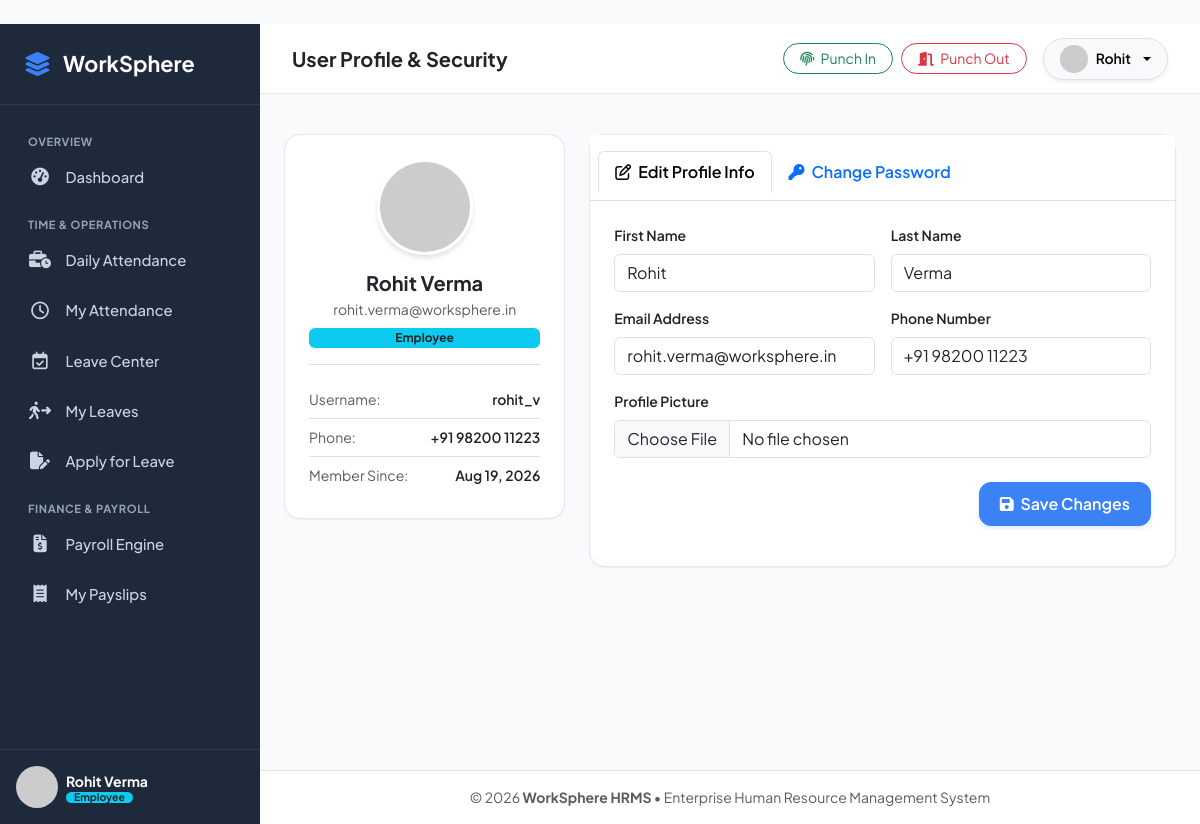
/accounts/profile/ (signed in), run on the app's committed database.
### accounts/models.py (models this page shows, shortened)
class User(AbstractUser):
    role = models.CharField(
        max_length=20,
        choices=UserRole.choices,
        default=UserRole.EMPLOYEE,
        help_text="Role determining access permissions within WorkSphere."
    )
    phone = models.CharField(max_length=20, blank=True, null=True)
    profile_picture = models.ImageField(upload_to='avatars/', blank=True, null=True)
    is_verified = models.BooleanField(default=True)
    created_at = models.DateTimeField(auto_now_add=True)
    updated_at = models.DateTimeField(auto_now=True)
    @property
    def get_role_badge(self):
        badges = {
            UserRole.ADMIN: 'bg-danger',
            UserRole.HR: 'bg-primary',
            UserRole.EMPLOYEE: 'bg-info text-dark',
        }
        return badges.get(self.role, 'bg-secondary')
    @property
    def get_avatar_url(self):
        if self.profile_picture and hasattr(self.profile_picture, 'url'):
            return self.profile_picture.url
        return f"https://ui-avatars.com/api/?name={self.get_full_name() or self.username}&background=2563eb&color=fff"

### accounts/views.py (the view)
# urls.py: path('profile/', views.profile_view, name='profile'),
@login_required
def profile_view(request):
    user = request.user
    if request.method == 'POST':
        form_type = request.POST.get('form_type')
        if form_type == 'profile':
            profile_form = UserProfileUpdateForm(request.POST, request.FILES, instance=user)
            password_form = PasswordChangeForm(user)
            if profile_form.is_valid():
                profile_form.save()
                messages.success(request, "Profile updated successfully.")
                return redirect('accounts:profile')
            else:
                messages.error(request, "Please correct the errors below.")
        elif form_type == 'password':
            password_form = PasswordChangeForm(user, request.POST)
            profile_form = UserProfileUpdateForm(instance=user)
            if password_form.is_valid():
                user_updated = password_form.save()
                update_session_auth_hash(request, user_updated)
                messages.success(request, "Password updated successfully.")
                return redirect('accounts:profile')
            else:
                messages.error(request, "Password update failed. Please check criteria.")
    else:
        profile_form = UserProfileUpdateForm(instance=user)
        password_form = PasswordChangeForm(user)
    return render(request, 'accounts/profile.html', {
        'profile_form': profile_form,
        'password_form': password_form
    })

### accounts/forms.py
class UserProfileUpdateForm(forms.ModelForm):
    class Meta:
        model = User
        fields = ['first_name', 'last_name', 'email', 'phone', 'profile_picture']
        widgets = {
            'first_name': forms.TextInput(attrs={'class': 'form-control'}),
            'last_name': forms.TextInput(attrs={'class': 'form-control'}),
            'email': forms.EmailInput(attrs={'class': 'form-control'}),
            'phone': forms.TextInput(attrs={'class': 'form-control'}),
            'profile_picture': forms.FileInput(attrs={'class': 'form-control'}),
        }

### templates/accounts/profile.html (shortened to what this page needs)
﻿{% extends 'base.html' %}
{% block page_title %}User Profile & Security{% endblock %}
{% block content %}
<div class="row g-4">
    <div class="col-lg-4">
        <div class="card card-custom p-4 text-center">
            <div class="position-relative d-inline-block mx-auto mb-3">
                <img src="{{ user.get_avatar_url }}" alt="{{ user.username }}" class="avatar-lg">
            </div>
            <h5 class="fw-bold mb-1">{{ user.get_full_name|default:user.username }}</h5>
            <p class="text-muted small mb-2">{{ user.email }}</p>
            <span class="badge {{ user.get_role_badge }} py-1 px-3 mb-3">{{ user.get_role_display }}</span>
            <div class="list-group list-group-flush text-start small border-top pt-3">
                <div class="list-group-item d-flex justify-content-between px-0">
                    <span class="text-muted">Username:</span>
                    <span class="fw-semibold">{{ user.username }}</span>
                </div>
                <div class="list-group-item d-flex justify-content-between px-0">
                    <span class="text-muted">Phone:</span>
                    <span class="fw-semibold">{{ user.phone|default:'Not set' }}</span>
                </div>
                <div class="list-group-item d-flex justify-content-between px-0">
                    <span class="text-muted">Member Since:</span>
                    <span class="fw-semibold">{{ user.date_joined|date:"M d, Y" }}</span>
                </div>
            </div>
        </div>
    </div>
    <div class="col-lg-8">
        <div class="card card-custom">
            <div class="card-header bg-white border-bottom p-3">
                <ul class="nav nav-tabs card-header-tabs" id="profileTabs" role="tablist">
                    <li class="nav-item">
                        <button class="nav-link active fw-semibold" id="edit-tab" data-bs-toggle="tab" data-bs-target="#edit-pane" type="button">
                            <i class="fa-regular fa-pen-to-square me-1"></i> Edit Profile Info
                        </button>
                    </li>
                    <li class="nav-item">
                        <button class="nav-link fw-semibold" id="pwd-tab" data-bs-toggle="tab" data-bs-target="#pwd-pane" type="button">
                            <i class="fa-solid fa-key me-1"></i> Change Password
                        </button>
                    </li>
                </ul>
            </div>
            <div class="card-body p-4 tab-content">
                <div class="tab-pane fade show active" id="edit-pane">
                    <form method="post" enctype="multipart/form-data">
                        <div class="row g-3">
                            <div class="col-md-6">
                                <label class="form-label fw-semibold small">First Name</label>
                                {{ profile_form.first_name }}
                            </div>
                            <div class="col-md-6">
                                <label class="form-label fw-semibold small">Last Name</label>
                                {{ profile_form.last_name }}
                            </div>
                            <div class="col-md-6">
                                <label class="form-label fw-semibold small">Email Address</label>
                                {{ profile_form.email }}
                            </div>
                            <div class="col-md-6">
                                <label class="form-label fw-semibold small">Phone Number</label>
                                {{ profile_form.phone }}
                            </div>
                            <div class="col-12">
                                <label class="form-label fw-semibold small">Profile Picture</label>
                                {{ profile_form.profile_picture }}
                            </div>
                        </div>
                        <div class="mt-4 text-end">
                            <button type="submit" class="btn btn-primary btn-custom">
                                <i class="fa-solid fa-floppy-disk me-1"></i> Save Changes
                            </button>
                        </div>
                    </form>
                </div>
            </div>
        </div>
    </div>
</div>
{% endblock %}

### templates/base.html (shortened to what this page needs)
﻿<!DOCTYPE html>
<html lang="en">
<head>
    <link href="https://cdn.jsdelivr.net/npm/bootstrap@5.3.2/dist/css/bootstrap.min.css" rel="stylesheet">
    <link rel="stylesheet" href="https://cdnjs.cloudflare.com/ajax/libs/font-awesome/6.5.1/css/all.min.css">
    {% load static %}
    <link rel="stylesheet" href="{% static 'css/style.css' %}">
</head>
<body>
    <div id="app-wrapper">
        <aside id="sidebar">
            <div class="sidebar-brand">
                <i class="fa-solid fa-layer-group fs-4"></i>
                <span>WorkSphere</span>
            </div>
            <ul class="sidebar-menu">
                <li class="menu-header">Overview</li>
                <li>
                    <a href="{% url 'dashboard:index' %}" class="sidebar-link {% if request.resolver_match.app_name == 'dashboard' and request.resolver_match.url_name == 'index' %}active{% endif %}">
                        <i class="fa-solid fa-gauge-high"></i>
                        <span>Dashboard</span>
                    </a>
                </li>
                <li class="menu-header">Time & Operations</li>
                <li>
                    <a href="{% url 'attendance:list' %}" class="sidebar-link {% if request.resolver_match.app_name == 'attendance' and request.resolver_match.url_name == 'list' %}active{% endif %}">
                        <i class="fa-solid fa-business-time"></i>
                        <span>Daily Attendance</span>
                    </a>
                </li>
                {% if user.employee_profile %}
                <li>
                    <a href="{% url 'attendance:my_attendance' %}" class="sidebar-link {% if request.resolver_match.url_name == 'my_attendance' %}active{% endif %}">
                        <i class="fa-regular fa-clock"></i>
                        <span>My Attendance</span>
                    </a>
                </li>
                {% endif %}
                <li>
                    <a href="{% url 'leave_management:list' %}" class="sidebar-link {% if request.resolver_match.app_name == 'leave_management' and request.resolver_match.url_name == 'list' %}active{% endif %}">
                        <i class="fa-regular fa-calendar-check"></i>
                        <span>Leave Center</span>
                    </a>
                </li>
                {% if user.employee_profile %}
                <li>
                    <a href="{% url 'leave_management:my_leaves' %}" class="sidebar-link {% if request.resolver_match.url_name == 'my_leaves' %}active{% endif %}">
                        <i class="fa-solid fa-person-walking-arrow-right"></i>
                        <span>My Leaves</span>
                    </a>
                </li>
                <li>
                    <a href="{% url 'leave_management:apply' %}" class="sidebar-link {% if request.resolver_match.url_name == 'apply' %}active{% endif %}">
                        <i class="fa-solid fa-file-pen"></i>
                        <span>Apply for Leave</span>
                    </a>
                </li>
                {% endif %}
                <li class="menu-header">Finance & Payroll</li>
                <li>
                    <a href="{% url 'payroll:list' %}" class="sidebar-link {% if request.resolver_match.app_name == 'payroll' and request.resolver_match.url_name == 'list' %}active{% endif %}">
                        <i class="fa-solid fa-file-invoice-dollar"></i>
                        <span>Payroll Engine</span>
                    </a>
                </li>
                {% if user.employee_profile %}
                <li>
                    <a href="{% url 'payroll:my_payslips' %}" class="sidebar-link {% if request.resolver_match.url_name == 'my_payslips' %}active{% endif %}">
                        <i class="fa-solid fa-receipt"></i>
                        <span>My Payslips</span>
                    </a>
                </li>
                {% endif %}
            </ul>
            <div class="p-3 border-top border-secondary border-opacity-25 mt-auto">
                <div class="d-flex align-items-center gap-2">
                    <img src="{{ user.get_avatar_url }}" alt="{{ user.username }}" class="avatar-img">
                    <div class="overflow-hidden">
                        <div class="text-white fw-bold text-truncate small">{{ user.get_full_name|default:user.username }}</div>
                        <span class="badge {{ user.get_role_badge }} py-0 px-2 small" style="font-size: 0.65rem;">{{ user.get_role_display }}</span>
                    </div>
                </div>
            </div>
        </aside>
        <div id="main-content">
            <header class="top-navbar">
                <div class="d-flex align-items-center gap-3">
                    <h5 class="fw-bold mb-0 text-dark">{% block page_title %}Dashboard{% endblock %}</h5>
                </div>
                <div class="d-flex align-items-center gap-3">
                    {% if user.employee_profile %}
                    <div class="d-flex gap-2">
                        <a href="{% url 'attendance:check_in' %}" class="btn btn-sm btn-outline-success rounded-pill px-3">
                            <i class="fa-solid fa-fingerprint me-1"></i> Punch In
                        </a>
                        <a href="{% url 'attendance:check_out' %}" class="btn btn-sm btn-outline-danger rounded-pill px-3">
                            <i class="fa-solid fa-door-open me-1"></i> Punch Out
                        </a>
                    </div>
                    {% endif %}
                    <div class="dropdown">
                        <button class="btn btn-light d-flex align-items-center gap-2 rounded-pill px-3 border dropdown-toggle shadow-sm" type="button" data-bs-toggle="dropdown">
                            <img src="{{ user.get_avatar_url }}" class="rounded-circle" width="28" height="28" alt="avatar">
                            <span class="fw-semibold small d-none d-md-inline">{{ user.first_name|default:user.username }}</span>
                        </button>
                    </div>
                </div>
            </header>
            <div class="px-4 pt-3">
            </div>
            <main class="flex-grow-1 p-4">
                {% block content %}{% endblock %}
            </main>
            <footer class="bg-white border-top py-3 px-4 text-center text-muted small">
                <span>&copy; 2026 <strong>WorkSphere HRMS</strong> &bull; Enterprise Human Resource Management System</span>
            </footer>
        </div>
    </div>
</body>
</html>

### static/css/style.css (style rules this page uses)
body { background-color: #f8fafc; color: var(--text-main); font-family: 'Plus Jakarta Sans', system-ui, -apple-system, sans-serif; min-height: 100vh; display: flex; flex-direction: column; }
#app-wrapper { display: flex; width: 100%; min-height: 100vh; }
#sidebar { width: 260px; background-color: var(--sidebar-bg); color: #f8fafc; flex-shrink: 0; display: flex; flex-direction: column; transition: all 0.3s ease; z-index: 1000; }
#sidebar .sidebar-brand { padding: 1.5rem; font-size: 1.35rem; font-weight: 700; color: #ffffff; display: flex; align-items: center; gap: 0.75rem; border-bottom: 1px solid rgba(255, 255, 255, 0.08); }
#sidebar .sidebar-brand i { color: var(--primary-color); }
#sidebar .sidebar-menu { padding: 1rem 0.75rem; list-style: none; margin: 0; flex-grow: 1; overflow-y: auto; }
.menu-header { font-size: 0.7rem; text-transform: uppercase; letter-spacing: 0.05em; color: #94a3b8; padding: 0.75rem 1rem 0.25rem; font-weight: 700; }
.sidebar-link { display: flex; align-items: center; gap: 0.85rem; padding: 0.75rem 1rem; color: #cbd5e1; text-decoration: none; border-radius: var(--radius-md); font-weight: 500; font-size: 0.925rem; margin-bottom: 0.25rem; transition: all 0.2s ease; }
.sidebar-link i { font-size: 1.1rem; width: 24px; text-align: center; }
#main-content { flex-grow: 1; display: flex; flex-direction: column; min-width: 0; overflow-x: hidden; }
.top-navbar { background: #ffffff; border-bottom: 1px solid var(--border-color); padding: 0.85rem 2rem; display: flex; align-items: center; justify-content: space-between; position: sticky; top: 0; z-index: 900; }
.card-custom { background: #ffffff; border: 1px solid var(--border-color); border-radius: var(--radius-lg); box-shadow: var(--shadow-sm); }
.btn-primary { background-color: var(--primary-color); border-color: var(--primary-color); box-shadow: 0 2px 4px rgba(59, 130, 246, 0.2); }
.btn-custom { border-radius: var(--radius-md); font-weight: 600; padding: 0.55rem 1.25rem; }
.avatar-img { width: 42px; height: 42px; border-radius: 50%; object-fit: cover; }
.avatar-lg { width: 96px; height: 96px; border-radius: 50%; object-fit: cover; border: 3px solid #ffffff; box-shadow: var(--shadow-md); }

### data on the page
User: get_full_name "Rohit Verma", role "Employee", first_name "Rohit", email "rohit.verma@worksphere.in", username "rohit_v", phone "+91 98200 11223", date_joined "Aug 19, 2026", last_name "Verma"
